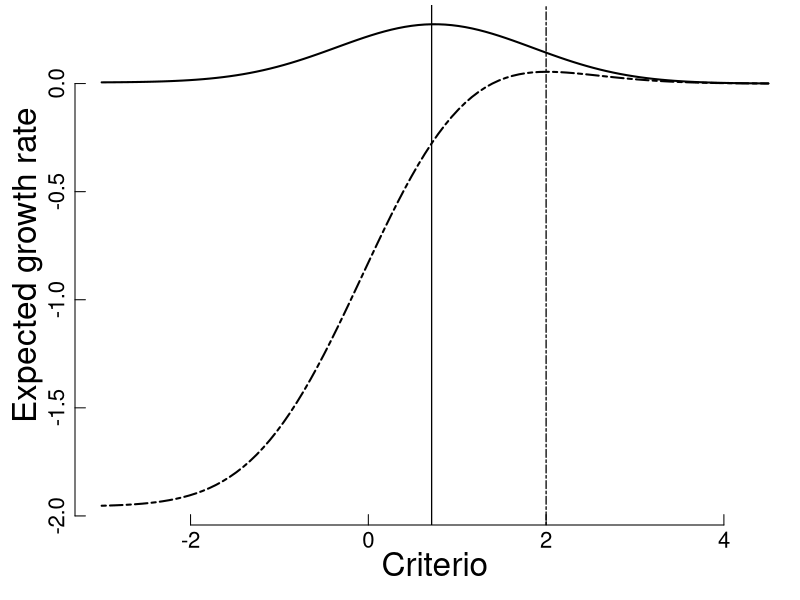
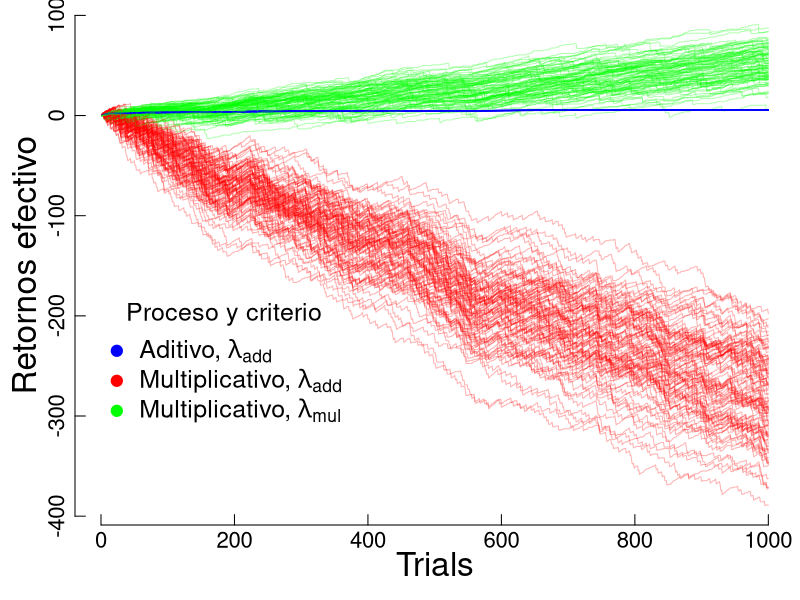

Write R code to recreate these figures, in order.
##########
## 3.3.bis (ergodicity)
# Optimality and heuristics in perceptual neuroscience. Justin L. Gardner 
oldpar <- par(no.readonly = TRUE)
oldwd <- getwd()
this.dir <- dirname(parent.frame(2)$ofile)
nombre.R <-  sys.frame(1)$ofile
require(tools)
nombre <- print(file_path_sans_ext(nombre.R))
pdf(paste0(nombre,".pdf"), width = 8, height = 5  )
setwd(this.dir)
###############################
conf_0 <- function(){
  return(matrix(0,2,2,dimnames = list(c("T", "F"),c("P", "N")) ))
}
par(mar=c(3.75,3.75,0.25,0.25))

muS <- 1.5
muR <- 0
sigma <- 1
criterio <- seq(muR-3*sigma,muS+3*sigma,length.out = 100)

p_P_dado_T <- 1-pnorm(criterio,muS,sigma)
p_N_dado_T <- 1- p_P_dado_T
p_N_dado_F <- pnorm(criterio,muR,sigma)
p_P_dado_F <- 1- p_N_dado_F
p_T <- 0.5
p_F <- 1 - p_T

u <-conf_0()
u["T",] <- c(1,0)
u["F",] <- c(-0.99,0)


additive <- ( p_P_dado_T * p_T * u["T","P"] 
              + p_N_dado_T * p_T * u["T","N"]
              + p_N_dado_F * p_F * u["F","N"] 
              + p_P_dado_F * p_F * u["F","P"] )  
multiplicative <- (     p_P_dado_T * p_T * log((1+u["T","P"])) 
                        + p_N_dado_T * p_T * log((1+u["T","N"]))
                        + p_N_dado_F * p_F * log((1+u["F","N"])) 
                        + p_P_dado_F * p_F * log((1+u["F","P"])) )  
plot(criterio,additive,type="l",ylim=c(min(multiplicative),max(additive)),axes = F,ann = F,lwd=2)
lines(criterio,multiplicative,lty=6,lwd=2)
abline(v=criterio[which.max(additive)],lwd=1.25)
abline(v=criterio[which.max(multiplicative)],lty=6,lwd=1.25)

mtext("Criterio", side=1, line=1.75,cex = 2)
mtext("Expected growth rate", side=2, line=1.75,cex = 2)
axis(lwd=1,lwd.ticks=1,side=2,labels=NA,cex.axis=0.6,tck=0.02)
axis(lwd=0,side=2,cex.axis=1.33,line=-0.66)
axis(lwd=1,lwd.ticks=1,side=1,labels=NA,cex.axis=0.6,tck=0.02)
axis(lwd=0,side=1,las=1,cex.axis=1.33,line=-0.66)


criterio[which.max(additive)] == criterio[which.max(multiplicative)]
-0.27>multiplicative[which.max(additive)]
0.05<multiplicative[which.max(multiplicative)]

lambda_add <- criterio[which.max(additive)]
lambda_mult <- criterio[which.max(multiplicative)]

#positivos_T <- rnorm(s,muS,sigmaS) > cr
#positivos_F <- rnorm(r,muR,sigmaR) > cr

additive_history <- matrix(NA,100,1000)
multiplicative_history <- matrix(NA,100,1000)
multiplicative_history_opt <- matrix(NA,100,1000)
is_T <- sample(c(T,F),1000,replace=T )
for(i in 1:100){
  P_dado_T <- rnorm(1000,muS,sigma) > lambda_add
  P_dado_F <- rnorm(1000,muR,sigma) > lambda_add
  additive_history[i,] <- 1+cumsum(P_dado_T*is_T*u["T","P"] + P_dado_F*(!is_T)*u["F","P"] )
  multiplicative_history[i,] <- cumprod(c(1,1+(P_dado_T*is_T*u["T","P"] + P_dado_F*(!is_T)*u["F","P"])))[-1]
  P_dado_T <- rnorm(1000,muS,sigma) > lambda_mult
  P_dado_F <- rnorm(1000,muR,sigma) > lambda_mult
  multiplicative_history_opt[i,] <- cumprod(c(1,1+(P_dado_T*is_T*u["T","P"] + P_dado_F*(!is_T)*u["F","P"])))[-1]
}


plot(log(multiplicative_history[1,]),type="l",axes = F,ann = F,
     ylim=c(min(log(multiplicative_history)), max(log(multiplicative_history_opt))),col=rgb(1,0,0,0.3))
lines(log(additive_history[1,]),type="l",col=rgb(0,0,1,0.3))
lines(log(multiplicative_history_opt[1,]),type="l",col=rgb(0,1,0,0.3))
for (i in 2:100){
  lines(log(additive_history[i,]),type="l",col=rgb(0,0,1,0.3))
  lines(log(multiplicative_history[i,]),type="l",col=rgb(1,0,0,0.3))
  lines(log(multiplicative_history_opt[i,]),type="l",col=rgb(0,1,0,0.3))
}
mtext("Trials", side=1, line=1.75,cex = 2)
mtext("Retornos efectivo", side=2, line=1.75,cex = 2)
axis(lwd=1,lwd.ticks=1,side=2,labels=NA,cex.axis=0.6,tck=0.02)
axis(lwd=0,side=2,cex.axis=1.33,line=-0.66)
axis(lwd=1,lwd.ticks=1,side=1,labels=NA,cex.axis=0.6,tck=0.02)
axis(lwd=0,side=1,las=1,cex.axis=1.33,line=-0.66)

legend(-10,-175,col=c("blue","red","green"),pch=c(19,19,19),title="Proceso y criterio",
       legend = c(expression("Aditivo,"~lambda[add]),expression("Multiplicativo,"~lambda[add]),
                  expression("Multiplicativo,"~lambda[mul]) )
       ,bty = "n",cex = 1.5)
#######################################
# end 
dev.off()
#system(paste("pdfcrop -m '0 0 0 0'",paste0(nombre,".pdf") ,paste0(nombre,".pdf")))
setwd(oldwd)
par(oldpar, new=F)
#########################################



